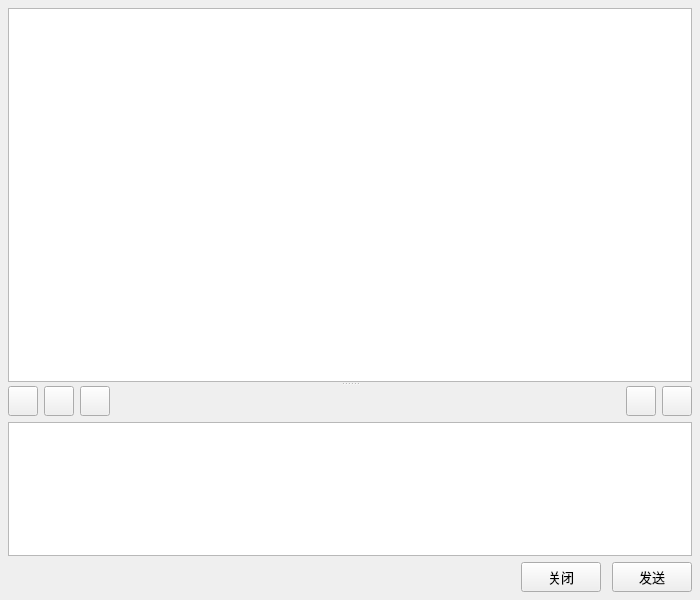
<?xml version="1.0" encoding="UTF-8"?>
<ui version="4.0">
 <class>ChatWindow</class>
 <widget class="QWidget" name="ChatWindow">
  <property name="geometry">
   <rect>
    <x>0</x>
    <y>0</y>
    <width>700</width>
    <height>600</height>
   </rect>
  </property>
  <property name="minimumSize">
   <size>
    <width>680</width>
    <height>600</height>
   </size>
  </property>
  <property name="maximumSize">
   <size>
    <width>16777215</width>
    <height>16777215</height>
   </size>
  </property>
  <property name="windowTitle">
   <string>Form</string>
  </property>
  <layout class="QFormLayout" name="formLayout">
   <property name="leftMargin">
    <number>8</number>
   </property>
   <property name="topMargin">
    <number>8</number>
   </property>
   <property name="rightMargin">
    <number>8</number>
   </property>
   <property name="bottomMargin">
    <number>8</number>
   </property>
   <item row="0" column="0" colspan="2">
    <widget class="QSplitter" name="splitter">
     <property name="sizePolicy">
      <sizepolicy hsizetype="Expanding" vsizetype="Expanding">
       <horstretch>0</horstretch>
       <verstretch>0</verstretch>
      </sizepolicy>
     </property>
     <property name="orientation">
      <enum>Qt::Vertical</enum>
     </property>
     <widget class="QTextBrowser" name="chatBrowser">
      <property name="sizePolicy">
       <sizepolicy hsizetype="Expanding" vsizetype="Expanding">
        <horstretch>0</horstretch>
        <verstretch>5</verstretch>
       </sizepolicy>
      </property>
     </widget>
     <widget class="QWidget" name="widget" native="true">
      <property name="sizePolicy">
       <sizepolicy hsizetype="Preferred" vsizetype="Preferred">
        <horstretch>0</horstretch>
        <verstretch>2</verstretch>
       </sizepolicy>
      </property>
      <layout class="QVBoxLayout" name="verticalLayout">
       <property name="leftMargin">
        <number>0</number>
       </property>
       <property name="topMargin">
        <number>0</number>
       </property>
       <property name="rightMargin">
        <number>0</number>
       </property>
       <property name="bottomMargin">
        <number>0</number>
       </property>
       <item>
        <layout class="QHBoxLayout" name="horizontalLayout">
         <item>
          <widget class="QPushButton" name="fontButton">
           <property name="minimumSize">
            <size>
             <width>30</width>
             <height>30</height>
            </size>
           </property>
           <property name="maximumSize">
            <size>
             <width>30</width>
             <height>30</height>
            </size>
           </property>
           <property name="text">
            <string/>
           </property>
           <property name="icon">
            <iconset resource="icon.qrc">
             <normaloff>:/typography.svg</normaloff>:/typography.svg</iconset>
           </property>
           <property name="iconSize">
            <size>
             <width>20</width>
             <height>20</height>
            </size>
           </property>
          </widget>
         </item>
         <item>
          <widget class="QPushButton" name="pictureButton">
           <property name="minimumSize">
            <size>
             <width>30</width>
             <height>30</height>
            </size>
           </property>
           <property name="maximumSize">
            <size>
             <width>30</width>
             <height>30</height>
            </size>
           </property>
           <property name="text">
            <string/>
           </property>
           <property name="icon">
            <iconset resource="icon.qrc">
             <normaloff>:/image.svg</normaloff>:/image.svg</iconset>
           </property>
           <property name="iconSize">
            <size>
             <width>20</width>
             <height>20</height>
            </size>
           </property>
          </widget>
         </item>
         <item>
          <widget class="QPushButton" name="fileButton">
           <property name="minimumSize">
            <size>
             <width>30</width>
             <height>30</height>
            </size>
           </property>
           <property name="maximumSize">
            <size>
             <width>30</width>
             <height>30</height>
            </size>
           </property>
           <property name="text">
            <string/>
           </property>
           <property name="icon">
            <iconset resource="icon.qrc">
             <normaloff>:/folder.svg</normaloff>:/folder.svg</iconset>
           </property>
           <property name="iconSize">
            <size>
             <width>20</width>
             <height>20</height>
            </size>
           </property>
          </widget>
         </item>
         <item>
          <spacer name="horizontalSpacer">
           <property name="orientation">
            <enum>Qt::Horizontal</enum>
           </property>
           <property name="sizeHint" stdset="0">
            <size>
             <width>40</width>
             <height>30</height>
            </size>
           </property>
          </spacer>
         </item>
         <item>
          <widget class="QPushButton" name="memberButton">
           <property name="minimumSize">
            <size>
             <width>30</width>
             <height>30</height>
            </size>
           </property>
           <property name="maximumSize">
            <size>
             <width>30</width>
             <height>30</height>
            </size>
           </property>
           <property name="text">
            <string/>
           </property>
           <property name="icon">
            <iconset resource="icon.qrc">
             <normaloff>:/people.svg</normaloff>:/people.svg</iconset>
           </property>
           <property name="iconSize">
            <size>
             <width>20</width>
             <height>20</height>
            </size>
           </property>
          </widget>
         </item>
         <item>
          <widget class="QPushButton" name="historyButton">
           <property name="minimumSize">
            <size>
             <width>30</width>
             <height>30</height>
            </size>
           </property>
           <property name="maximumSize">
            <size>
             <width>30</width>
             <height>30</height>
            </size>
           </property>
           <property name="text">
            <string/>
           </property>
           <property name="icon">
            <iconset resource="icon.qrc">
             <normaloff>:/history.svg</normaloff>:/history.svg</iconset>
           </property>
           <property name="iconSize">
            <size>
             <width>20</width>
             <height>20</height>
            </size>
           </property>
          </widget>
         </item>
        </layout>
       </item>
       <item>
        <widget class="QTextEdit" name="inputTextbox">
         <property name="maximumSize">
          <size>
           <width>16777215</width>
           <height>16777215</height>
          </size>
         </property>
         <property name="font">
          <font>
           <family>宋体</family>
           <pointsize>10</pointsize>
          </font>
         </property>
         <property name="acceptRichText">
          <bool>false</bool>
         </property>
        </widget>
       </item>
       <item>
        <layout class="QHBoxLayout" name="horizontalLayout_2">
         <item>
          <spacer name="horizontalSpacer_2">
           <property name="orientation">
            <enum>Qt::Horizontal</enum>
           </property>
           <property name="sizeHint" stdset="0">
            <size>
             <width>40</width>
             <height>30</height>
            </size>
           </property>
          </spacer>
         </item>
         <item>
          <widget class="QPushButton" name="closeButton">
           <property name="minimumSize">
            <size>
             <width>80</width>
             <height>30</height>
            </size>
           </property>
           <property name="maximumSize">
            <size>
             <width>80</width>
             <height>30</height>
            </size>
           </property>
           <property name="font">
            <font>
             <pointsize>10</pointsize>
            </font>
           </property>
           <property name="text">
            <string>关闭</string>
           </property>
          </widget>
         </item>
         <item>
          <spacer name="horizontalSpacer_3">
           <property name="orientation">
            <enum>Qt::Horizontal</enum>
           </property>
           <property name="sizeType">
            <enum>QSizePolicy::Fixed</enum>
           </property>
           <property name="sizeHint" stdset="0">
            <size>
             <width>5</width>
             <height>30</height>
            </size>
           </property>
          </spacer>
         </item>
         <item>
          <widget class="QPushButton" name="sendButton">
           <property name="minimumSize">
            <size>
             <width>80</width>
             <height>30</height>
            </size>
           </property>
           <property name="maximumSize">
            <size>
             <width>80</width>
             <height>30</height>
            </size>
           </property>
           <property name="font">
            <font>
             <pointsize>10</pointsize>
            </font>
           </property>
           <property name="text">
            <string>发送</string>
           </property>
          </widget>
         </item>
        </layout>
       </item>
      </layout>
     </widget>
    </widget>
   </item>
  </layout>
 </widget>
 <resources>
  <include location="icon.qrc"/>
 </resources>
 <connections/>
</ui>
